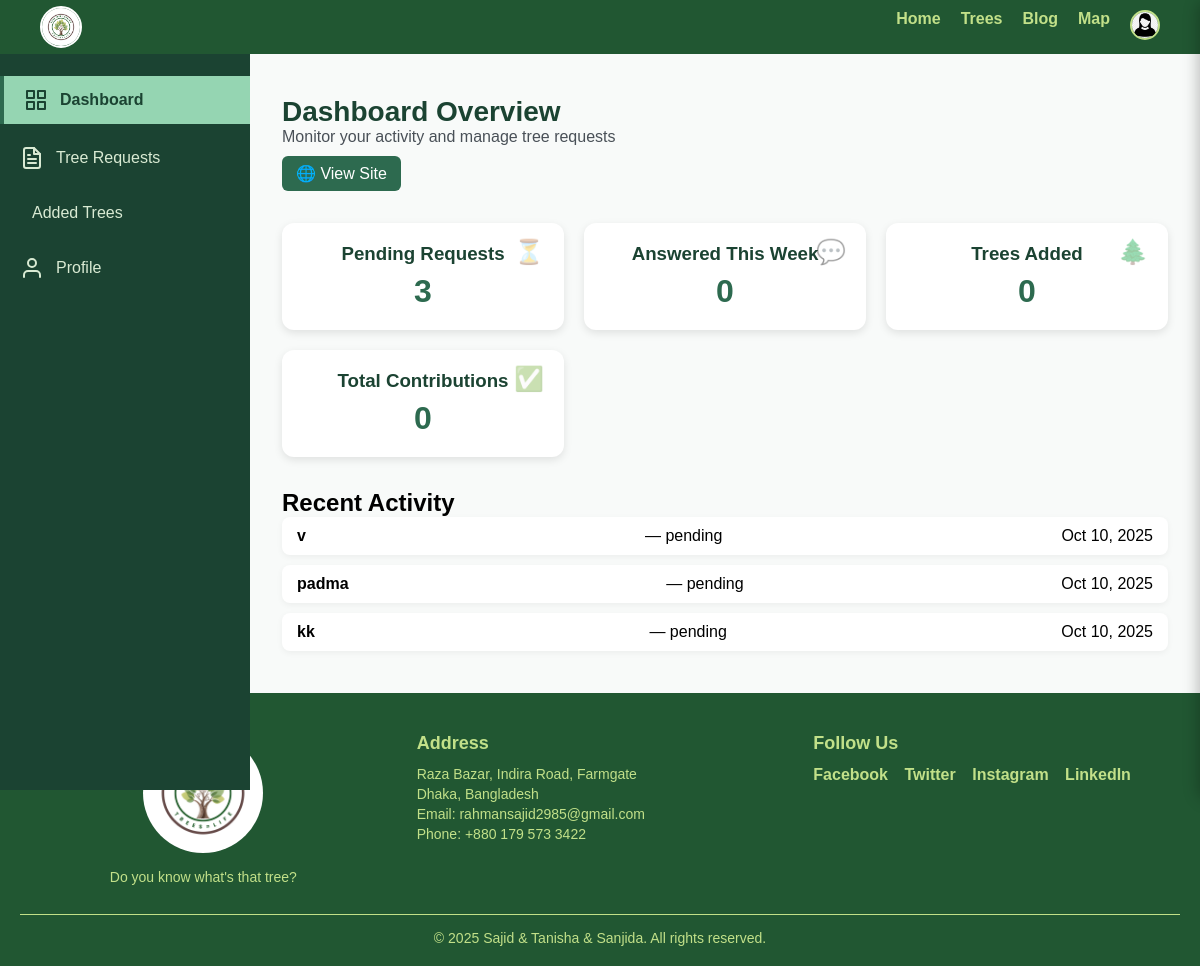
/dashboard/ (signed in), run on an earlier commit of the app's database.
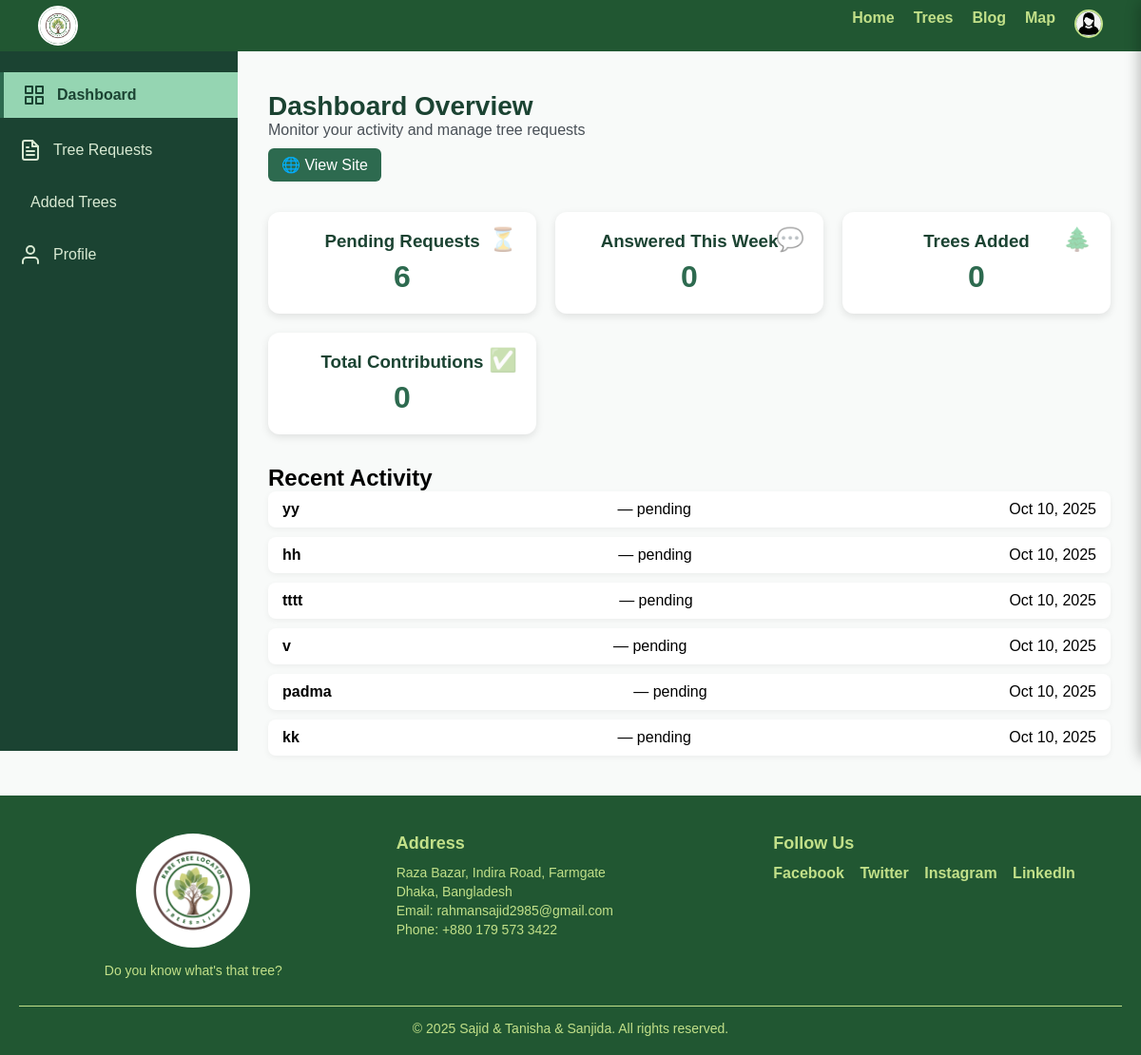
And on a later commit of the database.
### MyApp/models.py (models this page shows, shortened)
class User(AbstractUser):
    USER_TYPES = [
        ('common', 'Common User'),
        ('contributor', 'Contributor'),
    ]
    user_type = models.CharField(max_length=20, choices=USER_TYPES, default='common')
    profession = models.CharField(max_length=100, blank=True, null=True)

class Profile(models.Model):
    user = models.OneToOneField(User, on_delete=models.CASCADE)
    profile_pic = models.ImageField(
    upload_to="profile_pics/",
    default="profile_pics/default_profile.png"
)
    profession = models.CharField(max_length=100, blank=True, null=True)
    bio = models.TextField(blank=True, null=True)
    phone = models.CharField(max_length=30, blank=True, null=True)
    linkedin = models.URLField(blank=True, null=True)
    instagram = models.CharField(max_length=100, blank=True, null=True)
    twitter = models.CharField(max_length=100, blank=True, null=True)
    personal_website = models.URLField(blank=True, null=True)
    joined_date = models.DateTimeField(default=timezone.now)  # no auto_now_add for now

### TreeApp/models.py (models this page shows, shortened)
class TreeRequest(models.Model):
    STATUS_CHOICES = [
        ("pending", "Pending"),
        ("answered", "Answered"),
    ]
    requester = models.ForeignKey(settings.AUTH_USER_MODEL, on_delete=models.CASCADE, related_name="tree_requests")
    title = models.CharField(max_length=255)
    description = models.TextField()
    location = models.CharField(max_length=255, blank=True, null=True)
    image = models.ImageField(upload_to="request_images/", blank=True, null=True)
    created_at = models.DateTimeField(default=timezone.now)
    status = models.CharField(max_length=20, choices=STATUS_CHOICES, default="pending")

### TreeApp/views.py (the view)
# urls.py: path("dashboard/", treeapp_views.dashboard, name="dashboard"),#user dashboard view
@login_required
def dashboard(request):
    pending_count = TreeRequest.objects.filter(status='pending').count()
    answered_week_count = TreeRequest.objects.filter(
        status='answered',
        created_at__gte=timezone.now() - timezone.timedelta(days=7)
    ).count()
    trees_added_count = 0
    total_contributions = 0
    recent_activity = TreeRequest.objects.order_by('-created_at')[:6]
    context = {
        'pending_count': pending_count,
        'answered_week_count': answered_week_count,
        'trees_added': trees_added_count,
        'total_contrib': total_contributions,
        'recent_activity': recent_activity,
    }
    return render(request, 'Dashboard/dashboard.html', context)

### templates/Dashboard/dashboard.html (shortened to what this page needs)
{% extends 'Dashboard/dashboard_base.html' %}
{% block content %}
<section class="overview">
    <h1>Dashboard Overview</h1>
    <p>Monitor your activity and manage tree requests</p>
    <a href="/" class="view-site">🌐 View Site</a>
</section>
<section class="summary-cards">
    <div class="card">
        <h3>Pending Requests</h3>
        <div class="count">{{ pending_count }}</div>
        <span class="icon">⏳</span>
    </div>
    <div class="card">
        <h3>Answered This Week</h3>
        <div class="count">{{ answered_week_count }}</div>
        <span class="icon">💬</span>
    </div>
    <div class="card">
        <h3>Trees Added</h3>
        <div class="count">{{ trees_added }}</div>
        <span class="icon">🌲</span>
    </div>
    <div class="card">
        <h3>Total Contributions</h3>
        <div class="count">{{ total_contrib }}</div>
        <span class="icon">✅</span>
    </div>
</section>
<section class="recent-activity">
    <h2>Recent Activity</h2>
    {% if recent_activity %}
    <ul>
        {% for act in recent_activity %}
        <li>
            <strong>{{ act.title }}</strong> — {{ act.status }}
            <span class="date">{{ act.created_at|date:"M d, Y" }}</span>
        </li>
        {% endfor %}
    </ul>
    {% else %}
    <p>No recent activity</p>
    {% endif %}
</section>
{% endblock %}

### templates/Dashboard/dashboard_base.html (shortened to what this page needs)
{% load static %}
<!DOCTYPE html>
<html lang="en">
<head>
    <link rel="stylesheet" href="{% static 'css/Request/dashboard.css' %}">
</head>
<body>
    {% include "Common/header.html" %}
    <div class="dashboard-wrapper">
        <aside class="sidebar">
            <ul>
                <li class="{% if request.resolver_match.url_name == 'dashboard' %}active{% endif %}">
                    <a href="{% url 'dashboard' %}"><i data-feather="grid"></i> Dashboard</a>
                </li>
                <li class="{% if request.resolver_match.url_name == 'request_list' %}active{% endif %}">
                    <a href="{% url 'request_list' %}"><i data-feather="file-text"></i> Tree Requests</a>
                </li>
                <li><a href="#"> Added Trees</a></li>
                <li><a href="#"><i data-feather="user"></i> Profile</a></li>
            </ul>
        </aside>
        <main class="dashboard-content">
            {% block content %}{% endblock %}
        </main>
    </div>
    {% include "Common/footer.html" %}
</body>
</html>

### templates/Common/header.html (shortened to what this page needs)
{% load static %}
<!DOCTYPE html>
<html lang="en">
<head>
    <link rel="stylesheet" href="{% static 'CSS/common/header.css' %}">
</head>
<body>
    <header>
        <div class="logo">
            <img src="{% static 'images/logo.png' %}" alt="Logo">
        </div>
        <nav>
            <ul class="nav-links">
                <li>
                    <a href="{% url 'HomePage' %}"
                        class="{% if request.resolver_match.url_name == 'HomePage' %}active{% endif %}">
                        Home
                    </a>
                </li>
                <li class="dropdown">
                    <a href="{% url 'TreeProfiles' %}" class="dropdown-toggle
                        {% if request.resolver_match.url_name == 'TreeProfiles' or request.resolver_match.url_name == 'create_tree' or request.resolver_match.url_name == 'my_trees' %} active {% endif %}">
                        Trees
                    </a>
                </li>
                <li class="dropdown">
                    <a href="{% url 'blog_list' %}" class="dropdown-toggle
                        {% if request.resolver_match.url_name == 'blog_list' or request.resolver_match.url_name == 'add_blog' or request.resolver_match.url_name == 'my_posts' %} active {% endif %}">
                        Blog
                    </a>
                </li>
                <li>
                    <a href="{% url 'map_page' %}" class="{% if request.resolver_match.url_name == 'map_page' %}active{% endif %}">
                        Map
                    </a>
                </li>
                {% if user.is_authenticated %}
                <li class="profile-menu">
                    <img src="{% if user.profile.profile_pic %}{{ user.profile.profile_pic.url }}{% else %}{{ MEDIA_URL }}default_profile.png{% endif %}"
                        alt="Profile" class="profile-pic" id="profile-icon">
                </li>
                {% else %}
                <li><a href="{% url 'login' %}">Log In</a></li>
                {% endif %}
            </ul>
        </nav>
    </header>
</body>
</html>

### templates/Common/footer.html (shortened to what this page needs)
{% load static %}
<!DOCTYPE html>
<html lang="en">
<head>
  <link rel="stylesheet" href="{% static 'css/common/footer.css' %}">
</head>
<body>
<footer class="footer">
  <div class="footer-container">
    <div class="footer-section logo-section">
  <img src="{% static 'images/logo.png' %}" alt="Logo" class="footer-logo">
  <p>Do you know what's that tree?</p>
</div>
    <div class="footer-section">
      <h3>Address</h3>
      <p>Raza Bazar, Indira Road, Farmgate</p>
      <p>Dhaka, Bangladesh</p>
      <p>Email: rahmansajid2985@gmail.com</p>
      <p>Phone: +880 179 573 3422</p>
    </div>
    <div class="footer-section">
      <h3>Follow Us</h3>
      <div class="social-links">
        <a href="#" target="_blank">Facebook</a>
        <a href="#" target="_blank">Twitter</a>
        <a href="#" target="_blank">Instagram</a>
        <a href="#" target="_blank">LinkedIn</a>
      </div>
    </div>
  </div>
  <div class="footer-bottom">
    <p>© <span id="year"></span> Sajid & Tanisha & Sanjida. All rights reserved.</p>
  </div>
</footer>
</body>
</html>

### static/CSS/Request/dashboard.css (style rules this page uses)
.dashboard-wrapper { display: flex; min-height: 10vh; background: #f8faf9; font-family: "Poppins", sans-serif; }
.sidebar { width: 250px; background: #1b4332; color: white; display: flex; flex-direction: column; height: calc(100vh - 60px); padding: 1rem 0; position: fixed; top: 50px; bottom: 0; overflow-y: auto; }
.sidebar ul { list-style: none; padding: 0; margin: 0; }
.sidebar li { margin: 10px 0; }
.sidebar a { display: flex; align-items: center; gap: 12px; padding: 12px 20px; color: #d9ead3; text-decoration: none; font-size: 16px; transition: all 0.3s; }
.sidebar li.active a { background: #95d5b2; color: #1b4332; font-weight: 600; border-left: 4px solid #2d6a4f; }
.dashboard-content { flex: 1; margin-left: 250px; padding: 6rem 2rem 2rem; }
.dashboard-content h1 { font-size: 28px; color: #1b4332; }
.dashboard-content p { color: #495057; }
.view-site { display: inline-block; margin-top: 10px; background: #2d6a4f; color: white; padding: 8px 14px; border-radius: 6px; text-decoration: none; }
.summary-cards { display: grid; grid-template-columns: repeat(auto-fit, minmax(220px, 1fr)); gap: 20px; margin: 2rem 0; }
.summary-cards .card { background: white; border-radius: 12px; padding: 20px; box-shadow: 0 3px 8px rgba(0,0,0,0.1); text-align: center; position: relative; }
.summary-cards h3 { color: #1b4332; margin-bottom: 8px; }
.summary-cards .count { font-size: 32px; font-weight: 700; color: #2d6a4f; }
.summary-cards .icon { position: absolute; top: 15px; right: 20px; font-size: 24px; opacity: 0.4; }
.recent-activity ul { list-style: none; padding: 0; }
.recent-activity li { background: white; margin-bottom: 10px; padding: 10px 15px; border-radius: 8px; box-shadow: 0 2px 6px rgba(0,0,0,0.05); display: flex; justify-content: space-between; align-items: center; }

### static/CSS/common/header.css (style rules this page uses)
* { margin: 0; padding: 0; box-sizing: border-box; }
body { font-family: Arial, sans-serif; min-height: 100vh; margin: 0; padding: 0; }
header { display: flex; justify-content: space-between; align-items: center; padding: 6px 40px; background-color: #215732; position: fixed; top: 0; left: 0; width: 100%; z-index: 1000; transition: top 0.3s ease-in-out, box-shadow 0.3s ease-in-out; }
.logo { display: flex; align-items: center; gap: 10px; }
.logo img { width: 42px; height: 42px; border-radius: 50%; object-fit: cover; border: 2px solid white; }
.nav-links { list-style: none; display: flex; gap: 20px; }
.nav-links li { position: relative; }
.nav-links li a { text-decoration: none; color: #c2e089; font-weight: bold; display: block; transition: color 0.3s ease-in-out; }
.dropdown { position: relative; }
.profile-pic { width: 30px; height: 30px; border-radius: 50%; object-fit: cover; border: 2px solid #c2e089; cursor: pointer; }

### static/CSS/common/footer.css (style rules this page uses)
.footer { background: #215732; color: #c2e089; padding: 40px 20px 20px; font-family: Arial, sans-serif; }
.footer-container { display: grid; grid-template-columns: repeat(auto-fit, minmax(250px, 1fr)); gap: 30px; max-width: 1200px; margin: 0 auto; align-items: start; }
.footer-section h3 { color: #c2e089; margin-bottom: 12px; font-size: 18px; }
.logo-section { display: flex; flex-direction: column; align-items: center; justify-content: center; text-align: center; }
.footer-logo { width: 120px; height: 120px; border-radius: 50%; object-fit: cover; display: block; margin-bottom: 12px; }
.logo-section p { margin: 0; font-size: 14px; }
.footer-section p { margin: 4px 0; font-size: 14px; }
.social-links a { display: inline-block; margin-right: 12px; color: #c2e089; text-decoration: none; font-weight: bold; transition: color 0.3s; }
.footer-bottom { text-align: center; border-top: 1px solid #c2e089; margin-top: 25px; padding-top: 15px; font-size: 14px; }

What changed in the data, as far as the page shows it:
added TreeRequest: title "yy", status "pending", created_at "Oct 10, 2025"
added TreeRequest: title "hh", status "pending", created_at "Oct 10, 2025"
added TreeRequest: title "tttt", status "pending", created_at "Oct 10, 2025"
Also different on the page:
{{ pending_count }}: "3" → "6"
